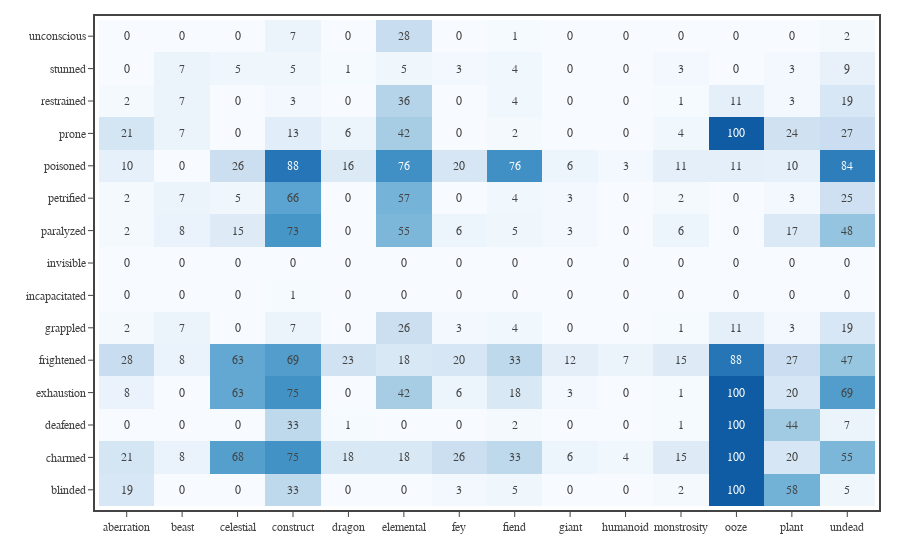

Notebook source saved alongside this figure:
### Code cell
# Calculates the probability of a monster for each being immune to each condition.
df1 = df0[df0['Category'].isin(['generic','legendary','unique']) & df0['CR'].between(1/8, 30)]

# get the total number of monsters from each type
dfG = df1.groupby(['Type']).count().reset_index()
type_totals = dfG['Book'].to_list()
print('Total number of monsters:', np.sum(type_totals))

# get the number of monsters immune to each condition for each type
dfG = df1.groupby(['Type']).sum().reset_index()

# construct custom text for each cell
custom_texts = []
for c in CONDITIONS:
    type_immune = dfG[c].to_list()
    custom_texts.append([f'{i:.0f} out of {t}' for i, t in zip(type_immune, type_totals)])

# get percent of each type immune to each condition
dfG = df1.groupby(['Type']).mean().reset_index()
z = []
conditions = CONDITIONS.copy()
for condition in conditions:
    row = dfG[condition].tolist()
    row = [int(100*v) for v in row]
    z.append(row)

x = [x.lower() for x in dfG['Type'].tolist()]
y = [x.lower() for x in conditions]

fig = go.Figure()
fig.add_trace(go.Heatmap(
    z=z, x=x, y=y,
    zmin=0, zmax=120,
    hoverongaps=False,
    colorscale='blues',
    text=custom_texts,
    texttemplate='%{z:.0f}',
    hovertemplate='<b>Type:</b> %{x}<br>'+
                  '<b>Condition:</b> %{y}<br>'+
                  '<b>Immune:</b> %{z:.0f}% (%{text})'+
                  '<extra></extra>'
))

fig.update_traces(showscale=False)

fig.update_layout(
    template=TFB_TEMPLATE,
    font=dict(
        family='sans-serif',
        size=12
    ),
    xaxis=dict(
        title_text='',
        autorange=True,
        showgrid=False,
    ),
    yaxis=dict(
        title_text='',
        autorange=True,
        showgrid=False,
    ),
)

fig.show(config=TFB_CONFIG)
if SAVEFIGS:
    file_name = f'./fig-condition-immunity-probability-heat-map.html'
    fig.write_html(
        file_name, 
        include_plotlyjs=False, 
        full_html=False, 
        config=TFB_CONFIG
    )
    # add style to figure
    with open(file_name, 'r') as fin:
        fig_soup = BeautifulSoup(fin, 'html.parser')

    fig_soup.div['style'] = 'width:1000px; min-width:50%; max-width:100%; max-height:500px'
    with open(file_name, 'wb') as fout:
        fout.write(fig_soup.prettify('utf-8'))

### Figure 1 — Plotly figure (JSON) as saved in the notebook; plotly's stock layout.template omitted (floating-point values rounded to 4 significant figures; data arrays with more than 128 entries replaced by an {"elided": "..."} marker saying what was removed)
{"data": [{"colorscale": [[0, "rgb(247,251,255)"], [0.125, "rgb(222,235,247)"], [0.25, "rgb(198,219,239)"], [0.375, "rgb(158,202,225)"], [0.5, "rgb(107,174,214)"], [0.625, "rgb(66,146,198)"], [0.75, "rgb(33,113,181)"], [0.875, "rgb(8,81,156)"], [1, "rgb(8,48,107)"]], "hoverongaps": false, "hovertemplate": "<b>Type:</b> %{x}<br><b>Condition:</b> %{y}<br><b>Immune:</b> %{z:.0f}% (%{text})<extra></extra>", "showscale": false, "text": {"elided": "15x14 str values"}, "texttemplate": "%{z:.0f}", "type": "heatmap", "x": ["aberration", "beast", "celestial", "construct", "dragon", "elemental", "fey", "fiend", "giant", "humanoid", "monstrosity", "ooze", "plant", "undead"], "y": ["blinded", "charmed", "deafened", "exhaustion", "frightened", "grappled", "incapacitated", "invisible", "paralyzed", "petrified", "poisoned", "prone", "restrained", "stunned", "unconscious"], "z": {"elided": "15x14 int values"}, "zmax": 120, "zmin": 0}], "layout": {"font": {"family": "sans-serif", "size": 12}, "xaxis": {"autorange": true, "showgrid": false, "title": {"text": ""}}, "yaxis": {"autorange": true, "showgrid": false, "title": {"text": ""}}}}
